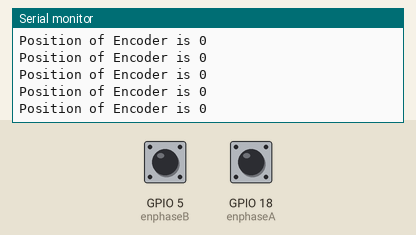
Bench run of a sketch on a simulated ESP32. Parts: the last lines printed to the serial monitor. The inputs (shaded band) are chosen by the test bench; at power-on: GPIO 18 (enphaseA) HIGH, GPIO 5 (enphaseB) HIGH.

Above: at 1.2 s.
1.3 s: GPIO 18 (enphaseA) pulled LOW for 0.15 s
At 1.47 s:
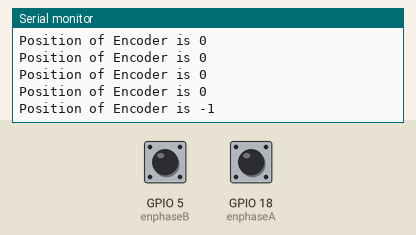
2.9 s: GPIO 18 (enphaseA) pulled LOW for 1 s
At 3.93 s:
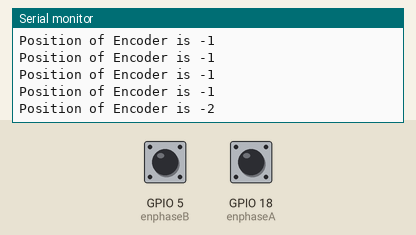
Timing chart, 0 to 5.9 s (numbered marks = the images above; inputs shaded):
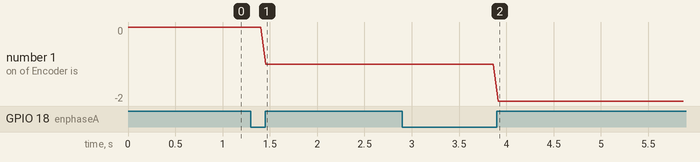

Measured:
- after the input at 1.3 s, the serial monitor: prints a new line after 0.16 s (image 1)
- after the input at 2.9 s, the serial monitor: prints a new line after 1.0 s (image 2)
- plotted number 1: 0 → -1 after the input at 1.3 s, -1 → -2 after the input at 2.9 s

The sketch:

singleEncoderRead.ino
```cpp
/*This code is tested and Working*/
#define encoder2 //define your used encoder

#ifdef encoder1
  #define enphaseA 23
  #define enphaseB 19
#endif

#ifdef encoder2
  #define enphaseA 18
  #define enphaseB 5
#endif

volatile int32_t pos = 0;


void IRAM_ATTR readFunction(){

if(digitalRead(enphaseB) == LOW) pos++;
else pos--;
}

void setup() {
  // put your setup code here, to run once:
pinMode(enphaseA, INPUT_PULLUP);
pinMode(enphaseB, INPUT_PULLUP);

attachInterrupt(enphaseA, readFunction, RISING);
Serial.begin(115200);
while(!Serial){}


}

void loop() {
  // put your main code here, to run repeatedly:
Serial.print("Position of Encoder is ");
Serial.println(pos);

delay(50);  //so you can read the serial monitor
}
```
